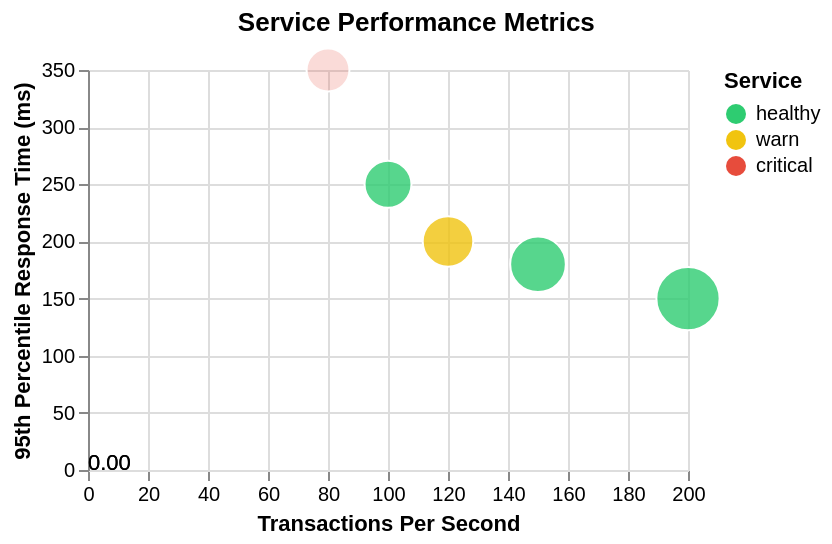

Describe this chart as a Vega-Lite specification.
### Vega specification from a JSON file in a GitHub repository (floating-point values rounded to 4 significant figures)
{"$schema": "https://vega.github.io/schema/vega/v5.json", "width": 300, "height": 200, "padding": 5, "title": "Service Performance Metrics", "signals": [{"name": "xValue", "value": 0, "on": [{"events": "mousemove", "update": "invert('x', x())"}]}, {"name": "yValue", "value": 0, "on": [{"events": "mousemove", "update": "invert('y', y())"}]}, {"name": "flash", "value": 0, "on": [{"events": {"type": "timer", "throttle": 300}, "update": "flash + 1"}]}], "data": [{"name": "source", "values": [{"service": "Service A", "tps": 100, "p95": 250, "status": "healthy"}, {"service": "Service B", "tps": 150, "p95": 180, "status": "healthy"}, {"service": "Service C", "tps": 80, "p95": 350, "status": "critical"}, {"service": "Service D", "tps": 200, "p95": 150, "status": "healthy"}, {"service": "Service E", "tps": 120, "p95": 200, "status": "warn"}]}], "scales": [{"name": "x", "type": "linear", "domain": {"data": "source", "field": "tps"}, "range": "width", "nice": true, "zero": true}, {"name": "y", "type": "linear", "domain": {"data": "source", "field": "p95"}, "range": "height", "nice": true, "zero": true}, {"name": "size", "type": "linear", "domain": {"data": "source", "field": "tps"}, "range": [100, 1000]}, {"name": "scale_color", "type": "ordinal", "domain": ["healthy", "warn", "critical"], "range": ["#2ecc71", "#f1c40f", "#e74c3c"]}], "axes": [{"scale": "x", "grid": true, "orient": "bottom", "title": "Transactions Per Second"}, {"scale": "y", "grid": true, "orient": "left", "title": "95th Percentile Response Time (ms)"}], "legends": [{"fill": "scale_color", "title": "Service", "symbolSize": 100}], "marks": [{"type": "symbol", "from": {"data": "source"}, "encode": {"enter": {"x": {"scale": "x", "field": "tps"}, "y": {"scale": "y", "field": "p95"}, "size": {"scale": "size", "field": "tps"}, "stroke": {"value": "white"}, "strokeWidth": {"value": 1}, "tooltip": {"signal": "{'Service': datum.service, 'TPS': datum.tps, 'P95 (ms)': datum.p95}"}}, "update": {"fill": {"scale": "scale_color", "field": "status"}, "fillOpacity": {"signal": "datum.status === 'critical' ? 0.2 + 0.8 * (flash % 2) : 0.8"}, "tooltip": {"signal": "{'Service': datum.service, 'TPS': datum.tps, 'P95 (ms)': datum.p95}"}}, "hover": {"fillOpacity": {"value": 1}}}}, {"type": "rule", "encode": {"enter": {"stroke": {"value": "#652c90"}}, "update": {"x": {"signal": "xValue", "scale": "x"}, "y": {"signal": "height"}, "x2": {"signal": "xValue", "scale": "x"}, "y2": {"signal": "yValue", "scale": "y"}, "strokeWidth": {"value": 2}, "opacity": {"value": 1}}}}, {"type": "rule", "encode": {"enter": {"stroke": {"value": "#652c90"}}, "update": {"x": {"value": 0}, "y": {"signal": "yValue", "scale": "y"}, "x2": {"signal": "xValue", "scale": "x"}, "y2": {"signal": "yValue", "scale": "y"}, "strokeWidth": {"value": 2}, "opacity": {"value": 1}}}}, {"type": "text", "encode": {"update": {"x": {"signal": "xValue", "scale": "x"}, "y": {"signal": "height"}, "text": {"signal": "format(xValue, ',.2f')"}}}}, {"type": "text", "encode": {"update": {"x": {"signal": "0"}, "y": {"signal": "yValue", "scale": "y"}, "text": {"signal": "format(yValue, ',.2f')"}}}}]}
